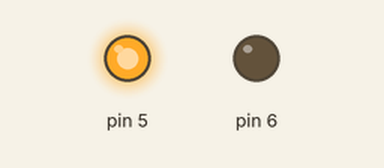
A sketch run on a simulated Arduino Uno, built with avr-gcc and run on an emulated ATmega328P. Parts: output pins drawn as LEDs (lit = HIGH).

Above: at 2.5 s.
At 12.5 s:
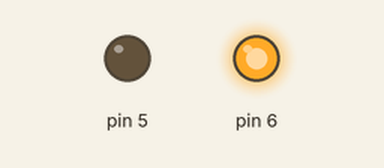
At 17.5 s:
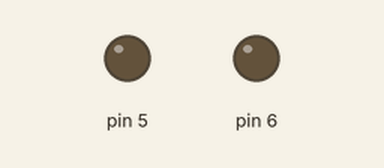
Timing chart, 0 to 26.0 s (numbered marks = the images above):
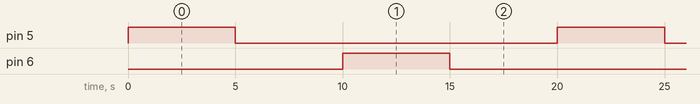

Measured:
- by itself, pin 5, pin 6: alternates HIGH for 5.0 s and LOW for 15.0 s
- by itself, everything shown: repeats every 20.0 s, in 4 steps

The sketch:

17MotorDC.ino
```cpp
void setup() {
  pinMode(5,OUTPUT);
  pinMode(6,OUTPUT);
}

void loop() {
      digitalWrite(5,HIGH);
     digitalWrite(6,LOW);
     delay(5000);
     digitalWrite(5,LOW);
     digitalWrite(6,LOW);
     delay(5000);
     digitalWrite(5,LOW);
     digitalWrite(6,HIGH);
     delay(5000);
     digitalWrite(5,LOW);
     digitalWrite(6,LOW);
     delay(5000);
}
```
